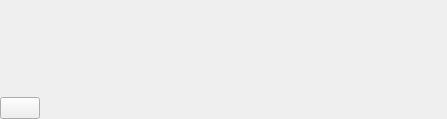
<?xml version="1.0" encoding="UTF-8"?>
<ui version="4.0">
 <class>Multivalue</class>
 <widget class="QWidget" name="Multivalue">
  <property name="geometry">
   <rect>
    <x>0</x>
    <y>0</y>
    <width>447</width>
    <height>119</height>
   </rect>
  </property>
  <property name="sizePolicy">
   <sizepolicy hsizetype="Expanding" vsizetype="Expanding">
    <horstretch>0</horstretch>
    <verstretch>0</verstretch>
   </sizepolicy>
  </property>
  <property name="windowTitle">
   <string>Form</string>
  </property>
  <layout class="QVBoxLayout" name="verticalLayout_3">
   <property name="spacing">
    <number>0</number>
   </property>
   <property name="margin">
    <number>0</number>
   </property>
   <item>
    <layout class="QVBoxLayout" name="verticalLayout_2">
     <property name="spacing">
      <number>0</number>
     </property>
     <item>
      <layout class="QVBoxLayout" name="fields"/>
     </item>
     <item>
      <spacer name="verticalSpacer_2">
       <property name="orientation">
        <enum>Qt::Vertical</enum>
       </property>
       <property name="sizeHint" stdset="0">
        <size>
         <width>0</width>
         <height>40</height>
        </size>
       </property>
      </spacer>
     </item>
    </layout>
   </item>
   <item>
    <widget class="QPushButton" name="addValue">
     <property name="sizePolicy">
      <sizepolicy hsizetype="Fixed" vsizetype="Fixed">
       <horstretch>0</horstretch>
       <verstretch>0</verstretch>
      </sizepolicy>
     </property>
     <property name="layoutDirection">
      <enum>Qt::LeftToRight</enum>
     </property>
     <property name="text">
      <string/>
     </property>
     <property name="icon">
      <iconset resource="img/img.qrc">
       <normaloff>:/ico/add.png</normaloff>:/ico/add.png</iconset>
     </property>
    </widget>
   </item>
  </layout>
 </widget>
 <resources>
  <include location="img/img.qrc"/>
 </resources>
 <connections/>
</ui>
